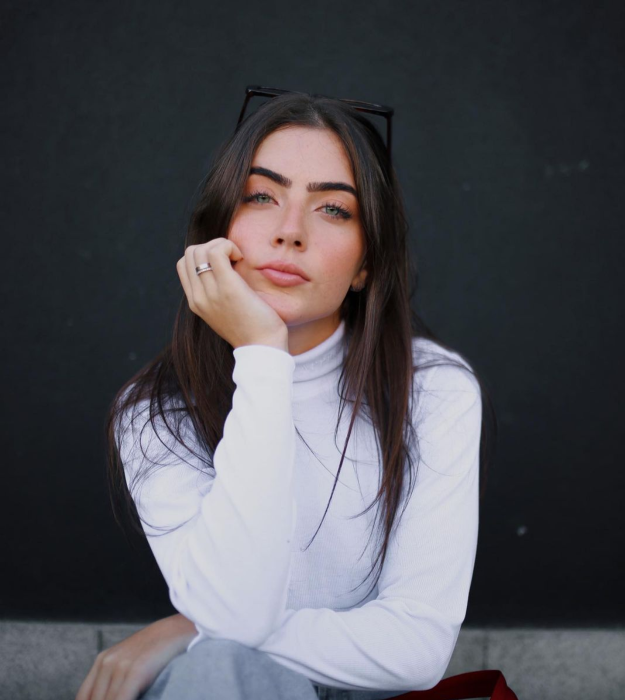
#> input picture Resources/mulher.png, 1250 x 1400 px (shown at 1/2 size)
$ python chapter1_3.py
#> lines starting #> are read from the running program, lines starting #| are printed output that depends on the picture
import cv2

img = cv2.imread("Resources/mulher.png")
#> img is the input picture: shape (1400, 1250, 3); mean B, G, R 84.7, 78.8, 79.3


print(img.shape)   # Mostra o tamanho da foto #
#| (1400, 1250, 3)

imgResize = cv2.resize(img,(1000,500))  # Alterando a resolução da imagem #
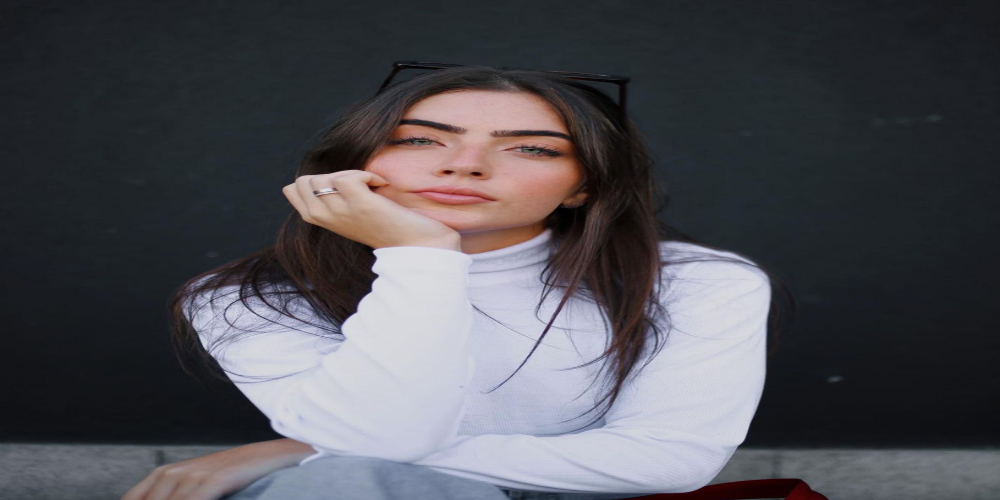
#> imgResize: shape (500, 1000, 3); mean B, G, R 84.6, 78.8, 79.3
print(imgResize.shape)
#| (500, 1000, 3)

imgCropped =img[0:300,200:800]
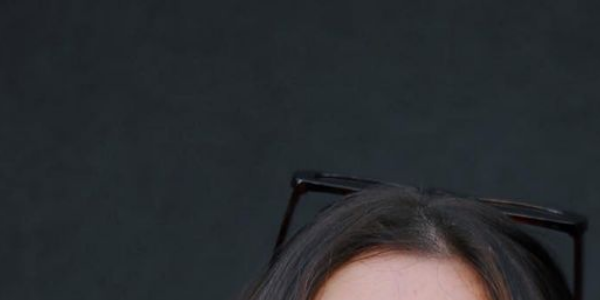
#> imgCropped: shape (300, 600, 3); mean B, G, R 47.7, 44.4, 41.3

cv2.imshow("Image", img)
#cv2.imshow("Image Resolution", imgResize)
cv2.imshow("Image Cropped", imgCropped)
cv2.waitKey(0)
